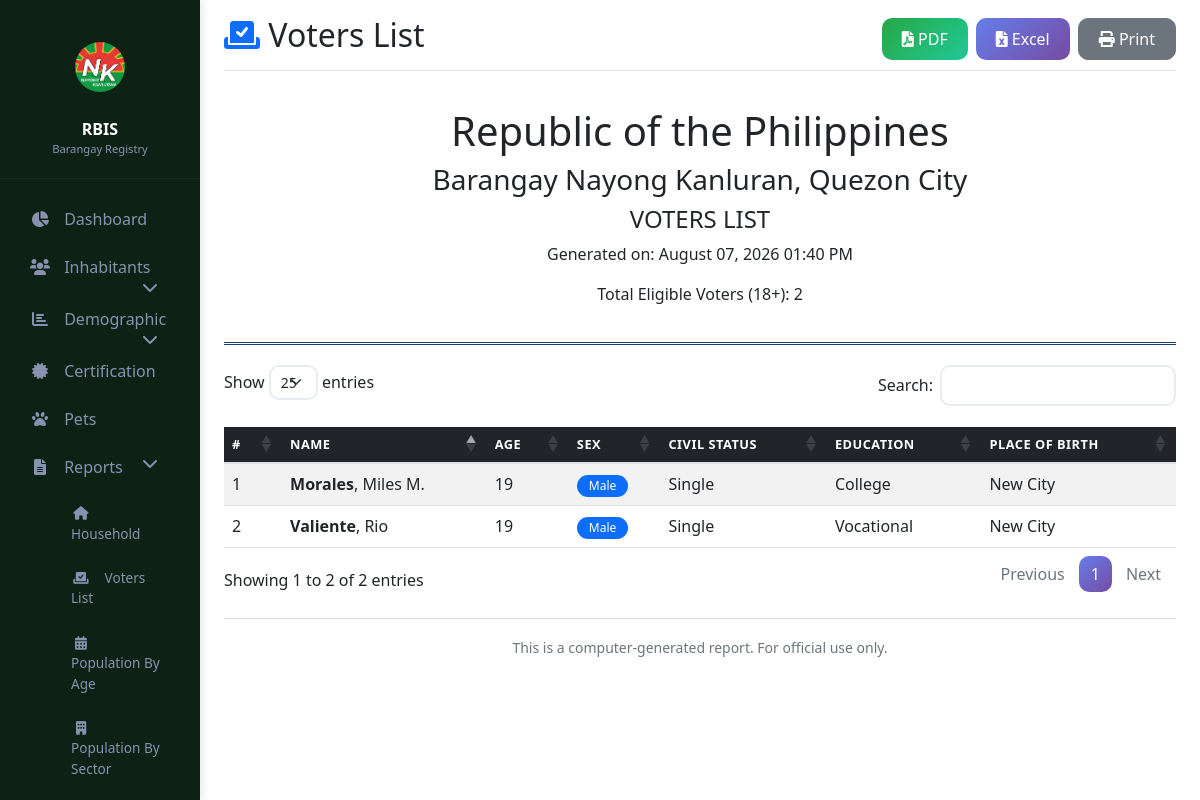
Screenshot of /reports/voters_list.php (signed in) with the database file from the repository.
### tables this page shows
CREATE TABLE `individual_records` (
  `id` int(11) NOT NULL,
  `last_name` varchar(50) NOT NULL,
  `first_name` varchar(50) NOT NULL,
  `middle_name` varchar(50) DEFAULT NULL,
  `ext_name` varchar(10) DEFAULT NULL,
  `place_of_birth` varchar(100) DEFAULT NULL,
  `date_of_birth` date DEFAULT NULL,
  `age` int(11) DEFAULT NULL,
  `sex` enum('Male','Female','Other') NOT NULL,
  `civil_status` enum('Single','Married','Widowed','Divorced','Separated') NOT NULL,
  `highest_education` enum('Elementary','High School','Vocational','College','Post Graduate','Doctorate') DEFAULT NULL,
  `profile_picture` varchar(255) DEFAULT NULL,
  `created_by` int(11) DEFAULT NULL,
  `created_at` timestamp NOT NULL DEFAULT current_timestamp(),
  `updated_at` timestamp NOT NULL DEFAULT current_timestamp() ON UPDATE current_timestamp(),
  `educational_status` varchar(50) DEFAULT NULL,
  `philsys_number` varchar(50) DEFAULT NULL,
  `email` varchar(100) DEFAULT NULL,
  `mobile_number` varchar(20) DEFAULT NULL,
  `telephone_number` varchar(20) DEFAULT NULL,
  `region` varchar(100) DEFAULT NULL,
  `province` varchar(100) DEFAULT NULL,
  `city_municipality` varchar(100) DEFAULT NULL,
  `barangay_address` varchar(100) DEFAULT NULL,
  `house_address` varchar(100) DEFAULT NULL,
  `street` varchar(100) DEFAULT NULL,
  `subdivision` varchar(100) DEFAULT NULL,
  `zip_code` varchar(10) DEFAULT NULL,
  `blood_type` varchar(10) DEFAULT NULL,
  `weight` decimal(5,2) DEFAULT NULL,
  `height` varchar(50) DEFAULT NULL,
  `citizenship` varchar(50) DEFAULT NULL,
  `registered_voter` tinyint(1) DEFAULT 0,
  `voter_not_resident` tinyint(1) DEFAULT 0,
  `ethnicity` varchar(50) DEFAULT NULL,
  `position_in_household` varchar(50) DEFAULT NULL,
  `mother_maiden_name` varchar(100) DEFAULT NULL,
  `has_pet` tinyint(1) DEFAULT 0,
  `sectors` text DEFAULT NULL,
  `sector_other` varchar(100) DEFAULT NULL,
  `profession` varchar(100) DEFAULT NULL
);

### reports/voters_list.php (the view, shortened to what this page needs)
<?php
$pdo = getDB();
$voters = $pdo->query("
    SELECT * FROM individual_records
    WHERE age >= 18 AND age IS NOT NULL
    ORDER BY last_name, first_name
")->fetchAll();
$total_voters = count($voters);
?>
<!DOCTYPE html>
<html lang="en">
<head>
    <link href="https://cdn.jsdelivr.net/npm/bootstrap@5.1.3/dist/css/bootstrap.min.css" rel="stylesheet">
    <link rel="stylesheet" href="https://cdnjs.cloudflare.com/ajax/libs/font-awesome/6.0.0/css/all.min.css">
    <link rel="stylesheet" href="https://cdn.datatables.net/1.13.6/css/dataTables.bootstrap5.min.css">
    <link rel="stylesheet" href="../assets/css/custom.css">
</head>
<body>
    <div class="container-fluid">
        <div class="row">
            <?php include '../includes/sidebar.php'; ?>
            <main class="col-md-10 ms-sm-auto px-md-4 main-content">
                <div class="d-flex justify-content-between flex-wrap flex-md-nowrap align-items-center pt-3 pb-2 mb-3 border-bottom">
                    <h1 class="h2">
                        <i class="fas fa-vote-yea text-primary"></i> Voters List
                    </h1>
                    <div class="btn-toolbar no-print">
                        <button class="btn btn-success me-2" onclick="exportReport('pdf')">
                            <i class="fas fa-file-pdf"></i> PDF
                        </button>
                        <button class="btn btn-primary me-2" onclick="exportReport('excel')">
                            <i class="fas fa-file-excel"></i> Excel
                        </button>
                        <button class="btn btn-secondary" onclick="window.print()">
                            <i class="fas fa-print"></i> Print
                        </button>
                    </div>
                </div>
                <div class="report-header">
                    <h1>Republic of the Philippines</h1>
                    <h3>Barangay Nayong Kanluran, Quezon City</h3>
                    <h4>VOTERS LIST</h4>
                    <p>Generated on: <?= date('F d, Y h:i A') ?></p>
                    <p>Total Eligible Voters (18+): <?= number_format($total_voters) ?></p>
                </div>
                <div class="table-responsive">
                    <table id="votersTable" class="table table-hover table-striped" style="width:100%">
                        <thead class="table-dark">
                            <tr>
                                <th>#</th>
                                <th>Name</th>
                                <th>Age</th>
                                <th>Sex</th>
                                <th>Civil Status</th>
                                <th>Education</th>
                                <th>Place of Birth</th>
                            </tr>
                        </thead>
                        <tbody>
                            <?php $i = 1; foreach ($voters as $voter): ?>
                                <tr>
                                    <td><?= $i++ ?></td>
                                    <td>
                                        <strong><?= htmlspecialchars($voter['last_name']) ?></strong>,
                                        <?= htmlspecialchars($voter['first_name']) ?>
                                        <?php if ($voter['middle_name']): ?>
                                            <?= htmlspecialchars($voter['middle_name'][0]) ?>.
                                        <?php endif; ?>
                                    </td>
                                    <td><?= $voter['age'] ?></td>
                                    <td>
                                        <span class="badge bg-<?= $voter['sex'] == 'Male' ? 'primary' : 'danger' ?>">
                                            <?= $voter['sex'] ?>
                                        </span>
                                    </td>
                                    <td><?= $voter['civil_status'] ?></td>
                                    <td><?= $voter['highest_education'] ?: 'N/A' ?></td>
                                    <td><?= $voter['place_of_birth'] ?: 'N/A' ?></td>
                                </tr>
                            <?php endforeach; ?>
                        </tbody>
                    </table>
                </div>
                <div class="report-footer mt-4 text-center text-muted">
                    <hr>
                    <small>This is a computer-generated report. For official use only.</small>
                </div>
            </main>
        </div>
    </div>
</body>
</html>

### assets/css/custom.css (style rules this page uses)
.table thead th { border-bottom: 2px solid #dee2e6; font-weight: 600; text-transform: uppercase; font-size: 0.8rem; letter-spacing: 0.5px; }
.btn { border-radius: 10px; padding: 8px 20px; font-weight: 500; transition: all 0.3s; }
.btn-primary { background: linear-gradient(135deg, #667eea 0%, #764ba2 100%); border: none; }
.btn-success { background: linear-gradient(135deg, #28a745 0%, #20c997 100%); border: none; }
.badge { padding: 5px 12px; border-radius: 20px; font-weight: 500; }

### reports/voters_list.php (style rules this page uses)
.report-header { text-align: center; padding: 20px 0; border-bottom: 3px double #1a3c6e; margin-bottom: 20px; }

### includes/sidebar.php (style rules this page uses)
.main-content { margin-left: 16.66666667%; padding: 0; }

### rows the page displays
individual_records: last_name "Morales", first_name "Miles", middle_name "M", age "19", sex "Male", civil_status "Single", highest_education "College", place_of_birth "New City"
individual_records: last_name "Valiente", first_name "Rio", age "19", sex "Male", civil_status "Single", highest_education "Vocational", place_of_birth "New City"

### other values shown
$total_voters "2"
